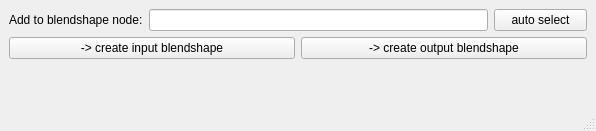
<?xml version="1.0" encoding="UTF-8"?>
<ui version="4.0">
 <class>jt_pass_through_bs</class>
 <widget class="QMainWindow" name="jt_pass_through_bs">
  <property name="geometry">
   <rect>
    <x>0</x>
    <y>0</y>
    <width>596</width>
    <height>131</height>
   </rect>
  </property>
  <property name="windowTitle">
   <string>MainWindow</string>
  </property>
  <widget class="QWidget" name="centralwidget">
   <layout class="QGridLayout" name="gridLayout">
    <item row="3" column="1">
     <spacer name="verticalSpacer">
      <property name="orientation">
       <enum>Qt::Vertical</enum>
      </property>
      <property name="sizeHint" stdset="0">
       <size>
        <width>20</width>
        <height>40</height>
       </size>
      </property>
     </spacer>
    </item>
    <item row="2" column="1">
     <layout class="QHBoxLayout" name="horizontalLayout">
      <item>
       <widget class="QPushButton" name="pushButton_2">
        <property name="text">
         <string>-&gt; create input blendshape</string>
        </property>
        <property name="+c" stdset="0">
         <string>'import jt_pass_through_bs;jt_pass_through_bs.ui_create_in();' </string>
        </property>
       </widget>
      </item>
      <item>
       <widget class="QPushButton" name="pushButton">
        <property name="text">
         <string>-&gt; create output blendshape</string>
        </property>
        <property name="+c" stdset="0">
         <string>'import jt_pass_through_bs;jt_pass_through_bs.ui_create_out();' </string>
        </property>
       </widget>
      </item>
     </layout>
    </item>
    <item row="0" column="1">
     <layout class="QHBoxLayout" name="horizontalLayout_2">
      <item>
       <widget class="QLabel" name="label">
        <property name="text">
         <string>Add to blendshape node:</string>
        </property>
       </widget>
      </item>
      <item>
       <widget class="QLineEdit" name="jt_pass_through_bs_node_name_text"/>
      </item>
      <item>
       <widget class="QPushButton" name="pushButton_3">
        <property name="text">
         <string>    auto select    </string>
        </property>
        <property name="+c" stdset="0">
         <string>'import jt_pass_through_bs;jt_pass_through_bs.ui_auto_select();' </string>
        </property>
       </widget>
      </item>
     </layout>
    </item>
   </layout>
  </widget>
  <widget class="QStatusBar" name="statusbar"/>
 </widget>
 <resources/>
 <connections/>
</ui>
